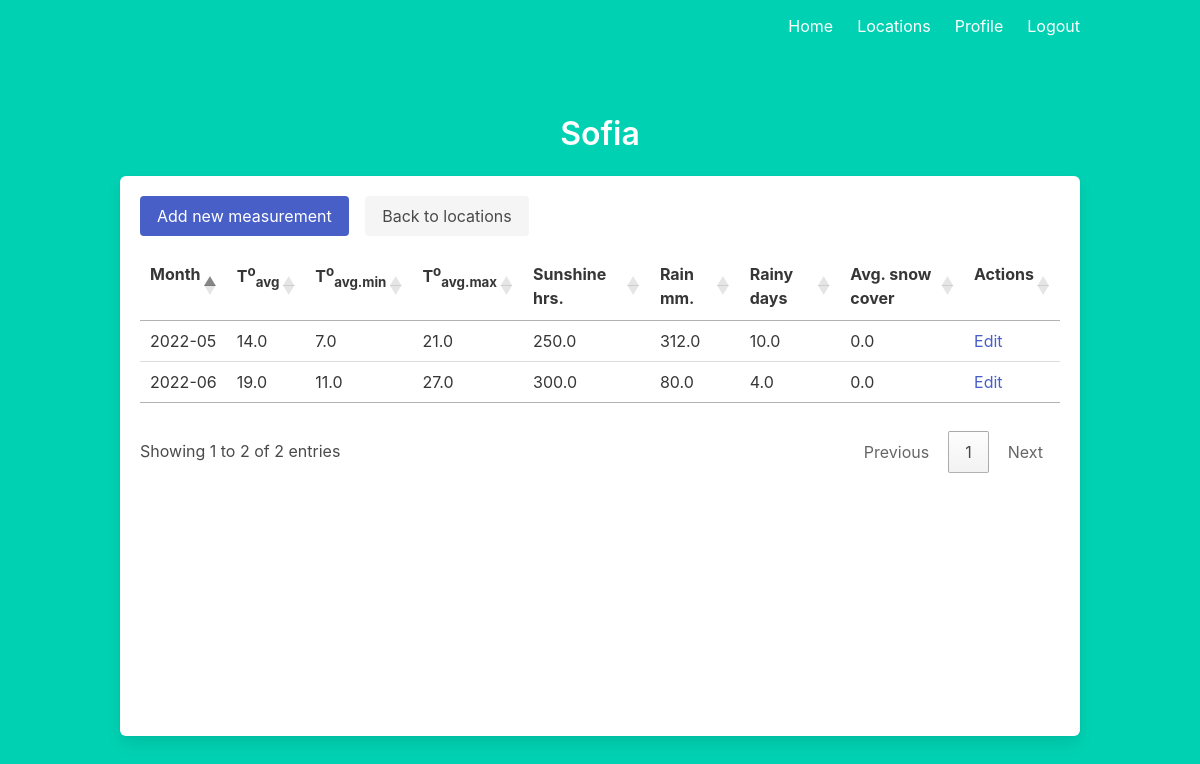
/locations/1 (signed in), run on the app's committed database.
### models.py (models this page shows)
class Location(db.Model):
    id = db.Column(db.Integer, primary_key=True)
    name = db.Column(db.String(100))
    valid_from = db.Column(db.String(7))
    valid_until = db.Column(db.String(7))
    measurements = db.relationship("MonthlyMeasurements")

class MonthlyMeasurements(db.Model):
    id = db.Column(db.Integer, primary_key=True)
    year = db.Column(db.Integer, nullable=False)
    month = db.Column(db.Integer, nullable=False)
    location = db.Column(db.Integer, db.ForeignKey('location.id'))
    average_temp = db.Column(db.Float)
    days_with_snow_coverage = db.Column(db.Integer)
    average_snow_coverage = db.Column(db.Float)
    average_snow_coverage_only_available = db.Column(db.Float)
    sunshine_hours = db.Column(db.Float)
    average_max_temp = db.Column(db.Float)
    average_min_temp = db.Column(db.Float)
    rainy_days = db.Column(db.Integer)
    rainfall = db.Column(db.Float)

### main.py (the view)
@main.route('/locations/<id>')
def location(id):
    location = Location.query.filter_by(id=id).first()
    return render_template('location.html', current_user=current_user, location=location)

### __init__.py (called while the page is built)
def create_app():
    app = Flask(__name__)
    app.config['SECRET_KEY'] = 'very_secret-TODO-change-it'
    app.config['SQLALCHEMY_DATABASE_URI'] = 'sqlite:///db.sqlite'
    db.init_app(app)
    from .models import User
    login_manager = LoginManager()
    login_manager.login_view = 'auth.login'
    login_manager.init_app(app)
    @login_manager.user_loader
    def load_user(user_id):
        return User.query.get(int(user_id))
    from .auth import auth as auth_blueprint
    app.register_blueprint(auth_blueprint)
    from .main import main as main_blueprint
    app.register_blueprint(main_blueprint)
    return app

### templates/location.html (shortened to what this page needs)
{% extends "base.html" %}
{% block content %}
<h1 class="title has-text-centered">
  {{ location.name }}
</h1>
<div class="box" style="min-height: 70vh">
  <a class="button is-link" href="/measurements/new?location={{ location.id }}">Add new measurement</a>
  <a class="button is-light ml-3" href="/locations">Back to locations</a>
  <div class="block mt-4">
    <table id="measurements" class="table is-hoverable">
      <thead>
        <th>
          Month
        </th>
        <th>
          T<sup>o</sup><sub>avg</sub>
        </th>
        <th>
          T<sup>o</sup><sub>avg.min</sub>
        </th>
        <th>
          T<sup>o</sup><sub>avg.max</sub>
        </th>
        <th>
          Sunshine hrs.
        </th>
        <th>
          Rain mm.
        </th>
        <th>
          Rainy days
        </th>
        <th>
          Avg. snow cover
        </th>
        <th>
          Actions
        </th>
      </thead>
      <tbody>
        {% for measurement in location.measurements %}
          <tr>
            <td>
              {{ measurement.year }}-{{ (measurement.month|string).rjust(2, '0') }}
            </td>
            <td>
              {{ measurement.average_temp }}
            </td>
            <td>
              {{ measurement.average_min_temp }}
            </td>
            <td>
              {{ measurement.average_max_temp }}
            </td>
            <td>
              {{ measurement.sunshine_hours }}
            </td>
            <td>
              {{ measurement.rainfall }}
            </td>
            <td>
              {{ measurement.rainy_days }}
            </td>
            <td>
              {{ measurement.average_snow_coverage }}
            </td>
            <td>
              <a class="has-text-link" href="/measurements/{{ measurement.id }}/edit">Edit</a>
            </td>
          </tr>
        {% endfor %}
      </tbody>
    </table>
  </div>
</div>
{% endblock %}

### data on the page
Location: name "Sofia"
MonthlyMeasurements: year "2022", month "05", average_temp "14.0", average_min_temp "7.0", average_max_temp "21.0", sunshine_hours "250.0", rainfall "312.0", rainy_days "10.0", average_snow_coverage "0.0"
MonthlyMeasurements: year "2022", month "06", average_temp "19.0", average_min_temp "11.0", average_max_temp "27.0", sunshine_hours "300.0", rainfall "80.0", rainy_days "4.0", average_snow_coverage "0.0"
